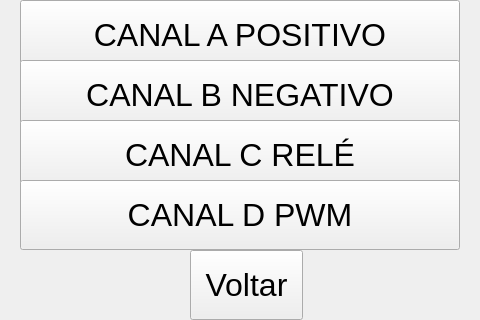
<?xml version="1.0" encoding="UTF-8"?>
<ui version="4.0">
 <class>FormMenuConfigurar</class>
 <widget class="QWidget" name="FormMenuConfigurar">
  <property name="geometry">
   <rect>
    <x>0</x>
    <y>0</y>
    <width>480</width>
    <height>320</height>
   </rect>
  </property>
  <property name="windowTitle">
   <string>Form</string>
  </property>
  <widget class="QPushButton" name="btVoltar">
   <property name="geometry">
    <rect>
     <x>190</x>
     <y>250</y>
     <width>113</width>
     <height>70</height>
    </rect>
   </property>
   <property name="font">
    <font>
     <pointsize>24</pointsize>
    </font>
   </property>
   <property name="text">
    <string>Voltar</string>
   </property>
  </widget>
  <widget class="QPushButton" name="btCanal_A_Posi">
   <property name="geometry">
    <rect>
     <x>20</x>
     <y>0</y>
     <width>440</width>
     <height>70</height>
    </rect>
   </property>
   <property name="font">
    <font>
     <pointsize>24</pointsize>
    </font>
   </property>
   <property name="toolTip">
    <string>&lt;html&gt;&lt;head/&gt;&lt;body&gt;&lt;p align=&quot;justify&quot;&gt;CANAL A&lt;/p&gt;&lt;/body&gt;&lt;/html&gt;</string>
   </property>
   <property name="text">
    <string>CANAL A POSITIVO</string>
   </property>
  </widget>
  <widget class="QPushButton" name="btCanal_B_Neg">
   <property name="geometry">
    <rect>
     <x>20</x>
     <y>60</y>
     <width>440</width>
     <height>70</height>
    </rect>
   </property>
   <property name="font">
    <font>
     <pointsize>24</pointsize>
    </font>
   </property>
   <property name="text">
    <string>CANAL B NEGATIVO</string>
   </property>
  </widget>
  <widget class="QPushButton" name="btCanal_C_Rele">
   <property name="geometry">
    <rect>
     <x>20</x>
     <y>120</y>
     <width>440</width>
     <height>70</height>
    </rect>
   </property>
   <property name="font">
    <font>
     <pointsize>24</pointsize>
    </font>
   </property>
   <property name="text">
    <string>CANAL C RELÉ</string>
   </property>
  </widget>
  <widget class="QPushButton" name="btCanal_D_PWM">
   <property name="geometry">
    <rect>
     <x>20</x>
     <y>180</y>
     <width>440</width>
     <height>70</height>
    </rect>
   </property>
   <property name="font">
    <font>
     <pointsize>24</pointsize>
    </font>
   </property>
   <property name="text">
    <string>CANAL D PWM</string>
   </property>
  </widget>
 </widget>
 <resources/>
 <connections/>
</ui>
